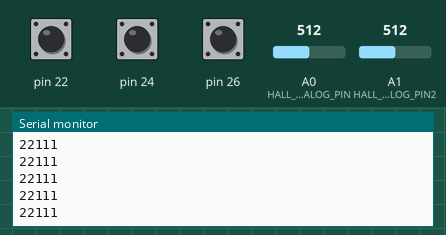
This sketch was run on a simulated Arduino Mega 2560, built with avr-gcc and run on an emulated ATmega2560. On the bench: the last lines printed to the serial monitor. The test bench sets the inputs (shaded band); at power-on: A0 (HALL_SEN_ANALOG_PIN) = 512, A1 (HALL_SEN_ANALOG_PIN2) = 512, pin 22 HIGH, pin 24 HIGH, pin 26 HIGH.

Above: at 1.2 s.
1.3 s: A0 (HALL_SEN_ANALOG_PIN) set to 350
At 1.36 s:
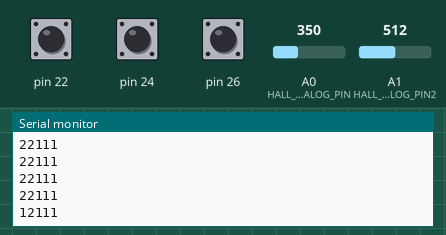
2.8 s: A1 (HALL_SEN_ANALOG_PIN2) set to 350
At 2.82 s:
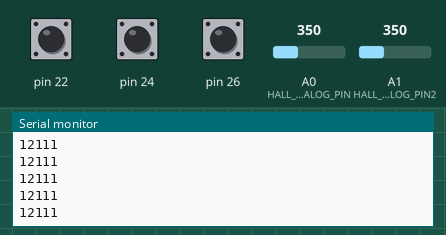
4.3 s: pin 22 pulled LOW for 0.15 s
At 4.37 s:
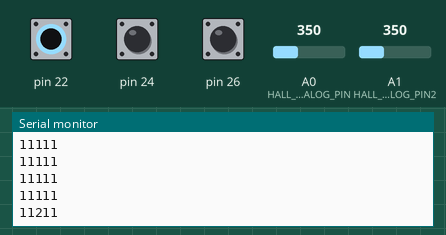
5.9 s: pin 24 pulled LOW for 0.15 s
At 5.95 s:
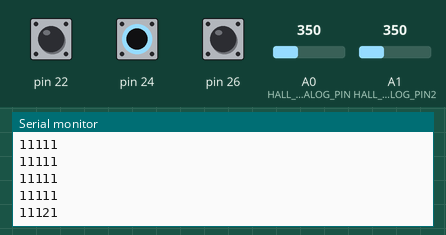
7.5 s: pin 26 pulled LOW for 0.15 s
At 7.53 s:
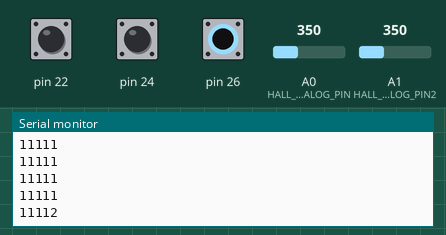
9.1 s: A0 (HALL_SEN_ANALOG_PIN) set to 370
At 9.11 s:
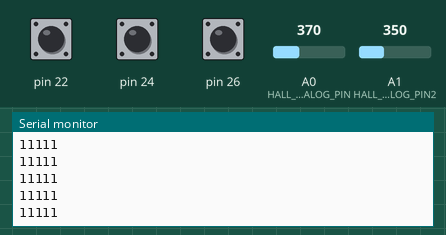
Timing chart, 0 to 11.6 s (numbered marks = the images above; inputs shaded):
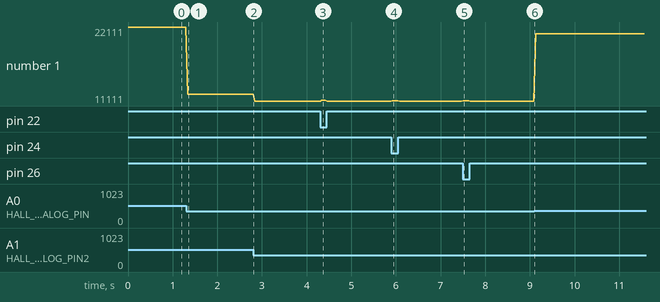

The sketch:

FC3E3PKJJEJY6UD.ino
```cpp
int HALL_SEN_ANALOG_PIN = A0;
int HALL_SEN_ANALOG_PIN2 = A1;
int TOUCHindex = A3;
int TOUCHmiddle = A4;
int TOUCHring = A5;
int value = 0;
int value2 = 0;
int val = 0;
int val2 = 0;
int valtouchindex = 0;
int valtouchmiddle = 0;
int valtouchring = 0;
int thing;
int inverse_valtouchindex;
int inverse_valtouchmiddle;
int inverse_valtouchring;
void setup() {
  Serial.begin(9600);
  pinMode(22, INPUT_PULLUP );
  pinMode(24, INPUT_PULLUP );
  pinMode(26, INPUT_PULLUP );
}

int inverse_num(int thing)
{
    if (thing == 0){
      thing = 2;
    }
    else{
      thing = 1;
    }
    return thing;
}

void loop()
{
  int valtouchindex;
  int valtouchmiddle;
  int valtouchring;
  valtouchindex = (digitalRead(22));
  valtouchmiddle = (digitalRead(24));
  valtouchring = (digitalRead(26));
  inverse_valtouchindex = inverse_num(valtouchindex);
  inverse_valtouchmiddle = inverse_num(valtouchmiddle);
  inverse_valtouchring = inverse_num(valtouchring);
  value = analogRead(HALL_SEN_ANALOG_PIN);
  if (value > 360)
  {
    val = 2;
  }
  else
  {
    val = 1;
  }

  value2 = analogRead(HALL_SEN_ANALOG_PIN2);
  if (value2 > 350)
  {
    val2 = 2;
  }
  else
  {
    val2 = 1;
  }


  Serial.print(val);
  Serial.print(val2);
  Serial.print(inverse_valtouchindex);
  Serial.print(inverse_valtouchmiddle);
  Serial.println(inverse_valtouchring);
  delay(40);
}
```

Measured:
- after the input at 1.3 s, the serial monitor: prints a new line at once (image 1)
- after the input at 4.3 s, the serial monitor: prints a new line at once (image 3)
- after the input at 5.9 s, the serial monitor: prints a new line at once (image 4)
- after the input at 7.5 s, the serial monitor: prints a new line at once (image 5)
- plotted number 1: 22111 → 12111 after the input at 1.3 s, 12111 → 11111 after the input at 2.8 s, 11111 → 21111 after the input at 9.1 s
